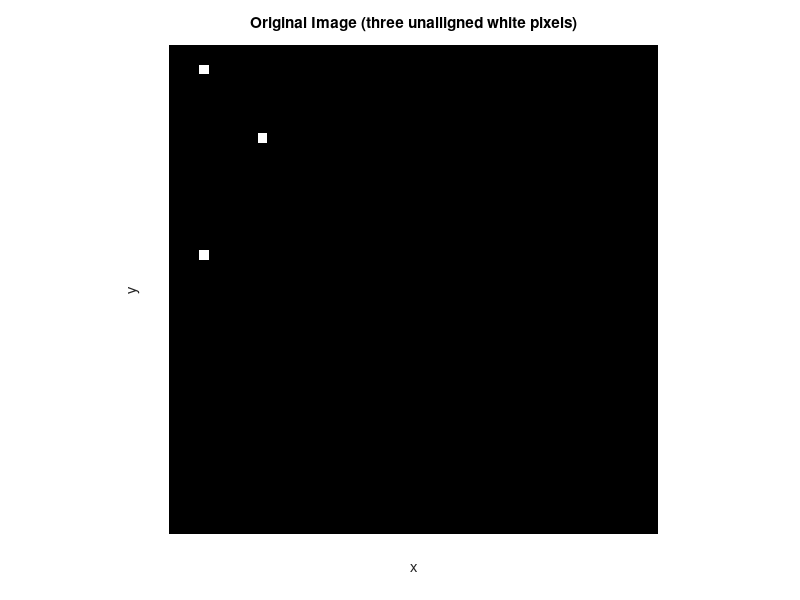
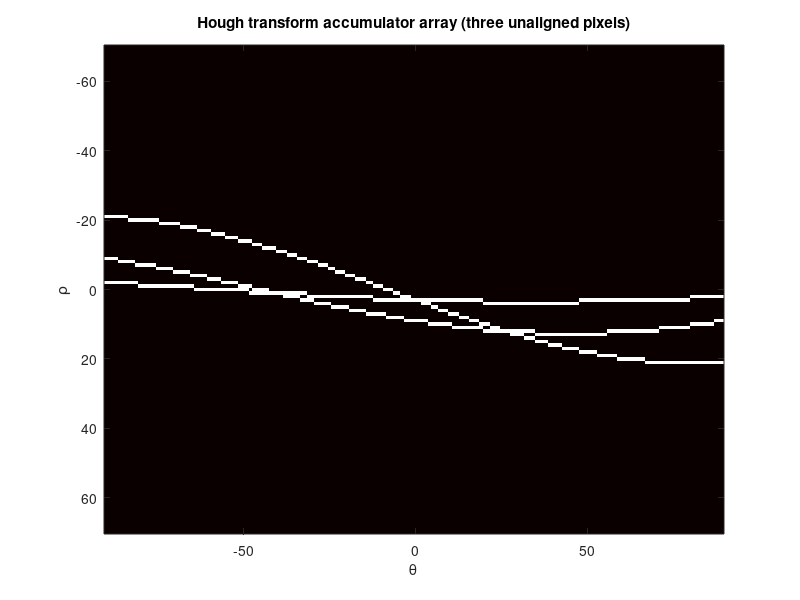

Write MATLAB code to recreate these figures, in order.
function image32()
    %Create a black image with one white pixel
    img = false(50,50);
    img(3:3,4:4) = true;
    img(10:10,10:10) = true;
    img(22:22,4:4) = true;

    %# show the image
    figure,imshow(img)
    title('Original Image (three unalligned white pixels)')
    xlabel('x'), ylabel('y');

    %Generate the accumulator array to find the local maxima values
    [H,T,R] = hough(img);
     figure
     imshow(imadjust(mat2gray(H)),'XData',T,'YData',R,...
           'InitialMagnification','fit');
     title('Hough transform accumulator array (three unaligned pixels)');
     xlabel('\theta'), ylabel('\rho');
     axis on, axis normal, hold on;
     colormap(gca,hot);
end